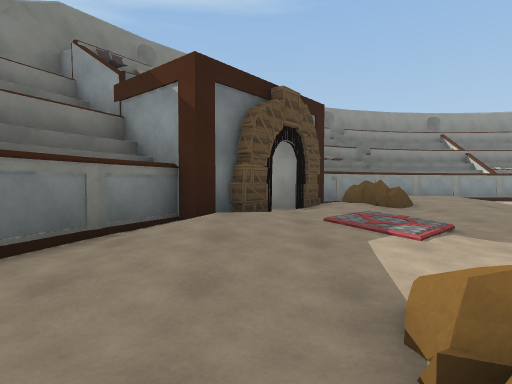
View 1 (above)

18 first-person views from a walk through a 3-D level made in the Unity game engine. The camera is 1.3 m above the floor, tilts 2° down and sees 80° across. The floor is counted in squares, 2 m on a side. Each view is taken from the middle of a square. On the plan, view 1 faces up. The plan holds only what a view shows up to about 10 squares ahead; the rest is blank. The place goes on beyond the plan. The player character is not drawn. Some animated figures are not drawn. Door leaves are left out, so doorways stand open. Some surface patterns are stand-ins.

View 2
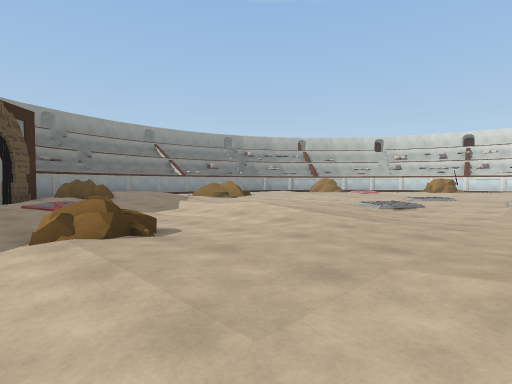

View 3
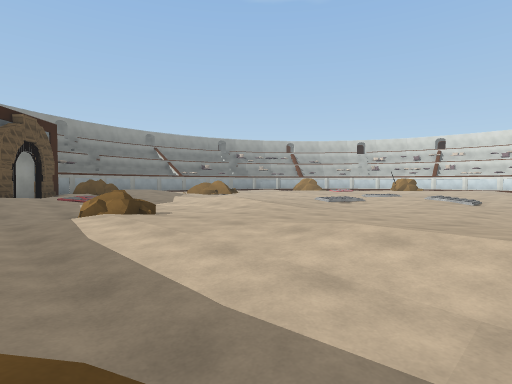

View 4
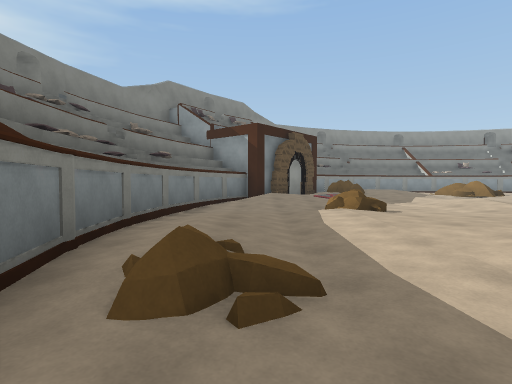

View 5
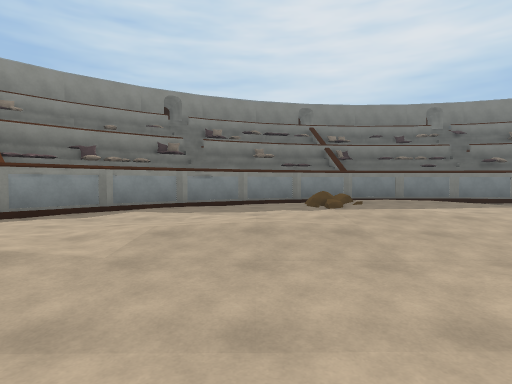

View 6
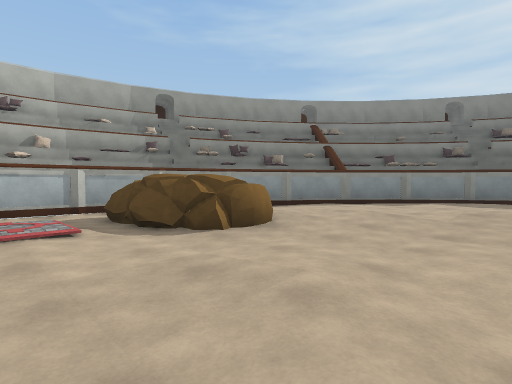

View 7
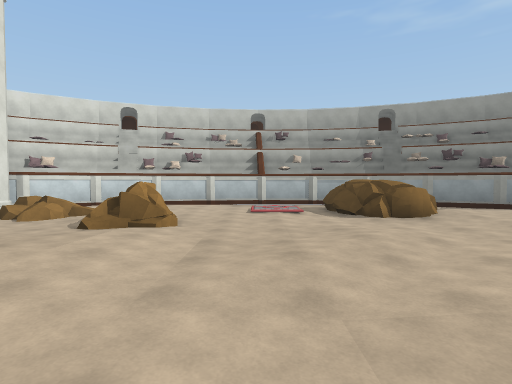

View 8
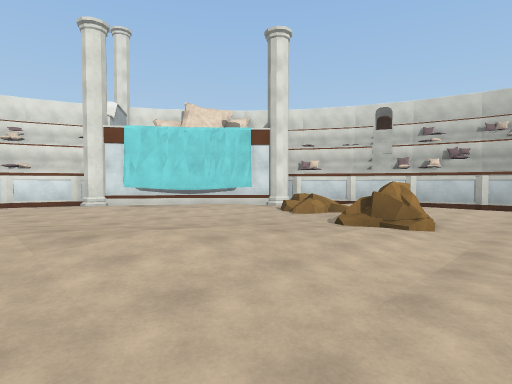

View 9
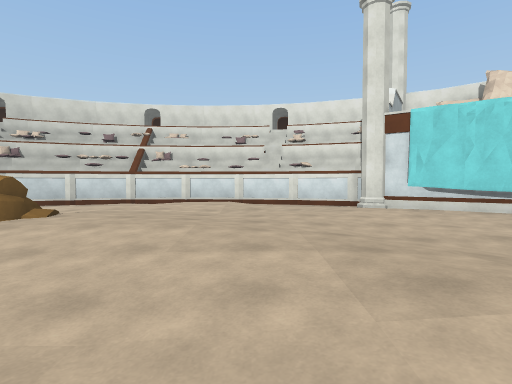

View 10
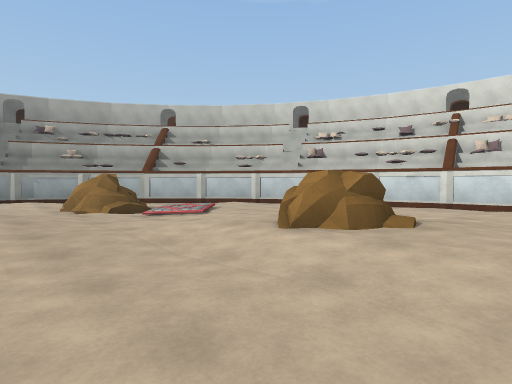

View 11
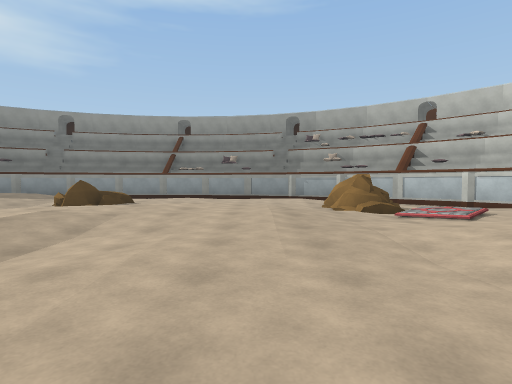

View 12
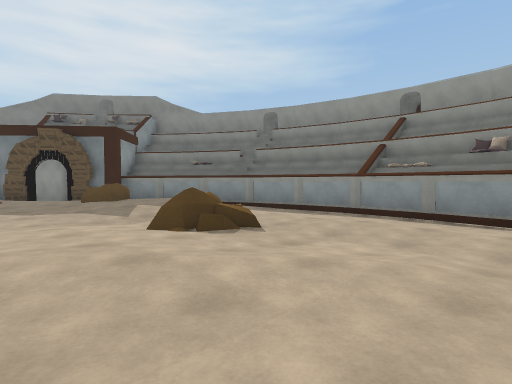

View 13
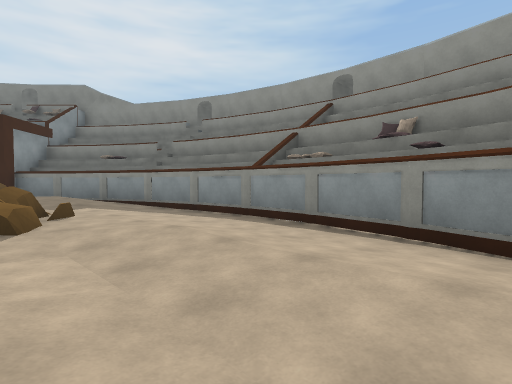

View 14
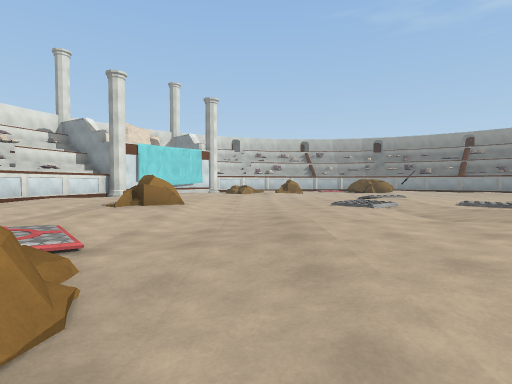

View 15
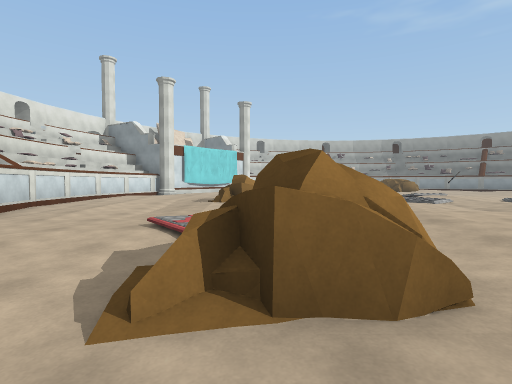

View 16
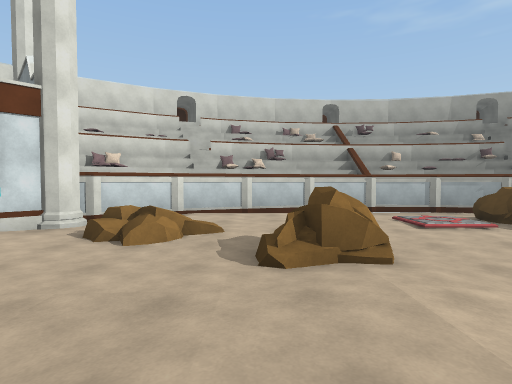

View 17
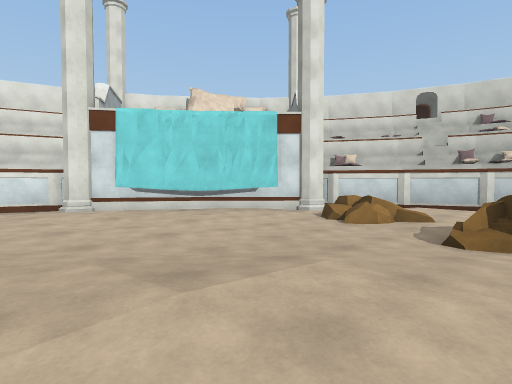

View 18
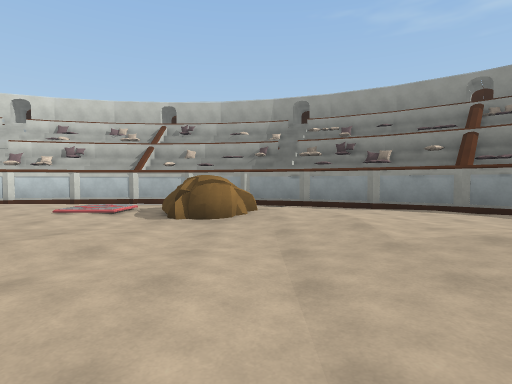

### Floor plan
Key: @ floor where view 1 was taken; # wall or solid block; x gap in a wall; . main floor; : floor 0.25 m higher than the main floor; - floor 0.25 m lower than the main floor; + floor 0.5 m higher than the main floor; / step, stairs or slope; D open door; R rock; B box; O other object.
Columns run from 3 left of view 1 to 22 right of it. Each row starts with its distance up from view 1.
 12          ########
 11       ####/-----####
 10      ##//////////--#
  9     ##/ +//./...../-##
  8    ##/R/+//R///./..--##
  7     B/R////RR..///RR/-##
  6   #BD/.///-/../:.///--.##
  5  ##:////....::/::.///.--#
  4 ##//////....::/::/.-/..-##
  3 #.///.-/  .. ///../../..-#
  2 #-///-// ..../-.../://..-#
  1 #---R-.//../../.../R//..-#
  0 #/.@/..//.///. ....:/....#
 -1 #/....../--//O ....::.../#
 -2 #///.....-..// ../::..../#
 -3 #//..//.....//../.:...///#
 -4 #xR./:.....---../:....---#
 -5 #...////---.-///://.....-#
 -6 ##..//:/--.-//-../-..../##
 -7  #..../..--//--./---./-##
 -8  ##..-../------RR---.-##
 -9   ##.-.../-----R/-/--##
-10    ##....RR///--.:R/-#
-11     ##--./RR//.....-##
-12      ##--  R---....##
-13       ####------####
-14          ########

Where each view was taken, in squares from view 1:
view 1: 0 up, 0 right, facing up
view 2: 3 down, 0 right, facing up-right
view 3: 5 down, 1 left, facing up-right
view 4: 6 down, 1 left, facing up
view 5: 6 down, 7 right, facing left
view 6: 6 down, 10 right, facing down-left
view 7: 3 down, 10 right, facing down
view 8: 3 down, 10 right, facing down-right
view 9: 3 down, 12 right, facing right
view 10: 1 down, 13 right, facing up-right
view 11: 1 down, 13 right, facing up
view 12: 4 up, 13 right, facing up-left
view 13: 7 up, 14 right, facing up-left
view 14: 8 up, 14 right, facing down
view 15: 9 up, 16 right, facing down
view 16: 5 down, 13 right, facing down
view 17: 4 down, 12 right, facing down-right
view 18: 4 down, 6 right, facing down
